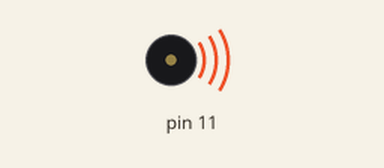
Recording of a sketch running on a simulated Arduino Uno, built with avr-gcc and run on an emulated ATmega328P. On the bench: buzzer (waves = sounding).

Above: at 0.2 s.
Timing chart, 0 to 3.0 s (numbered marks = the images above):
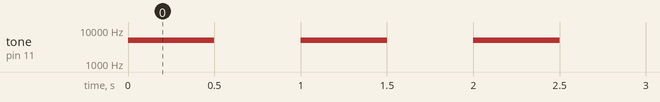

The sketch:

testBuzz.ino
```cpp
//Buzzer with tone().
//sketch created by Akshay Joseph
void setup() {
pinMode(11,OUTPUT);
}

void loop() {
tone(11,5000);
delay(500);
noTone(11);
 delay(500);
}
```

Measured:
- by itself, tone on pin 11: alternates 5000 Hz for 0.50 s and silent for 0.50 s
